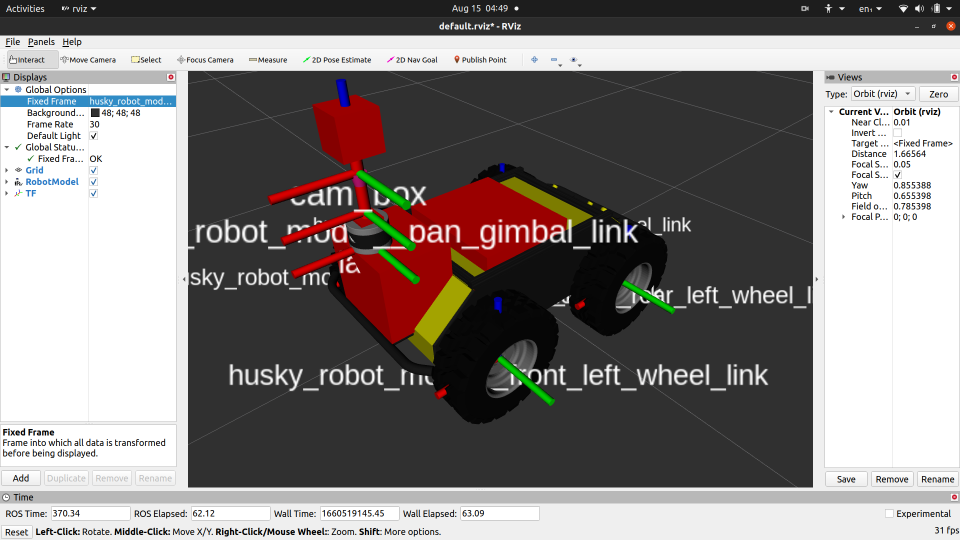
#> input picture 14_rotation_translation_scaling/test.png, 1920 x 1080 px (shown at 1/2 size)
$ python scaling.py
#> lines starting #> are read from the running program, lines starting #| are printed output that depends on the picture
#optical zoom moving the zoom lens
#digital zoom interpoling the pixels after acquiring it with the help of sensor

import cv2
import numpy as np

image = cv2.imread('test.png')
#> image is the input picture: shape (1080, 1920, 3); mean B, G, R 127.7, 129.1, 134.5

image_sized = cv2.resize(image,(300,300))
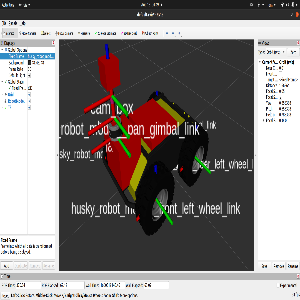
#> image_sized: shape (300, 300, 3); mean B, G, R 127.7, 129, 134.4

#interpolation types --- linear, cubic ,area , nearest neigbour ,sinosodial

#Resizing the image using linear interpolation
image_re_linear = cv2.resize(image,None,fx=6.5,fy=6.5,interpolation=cv2.INTER_LINEAR)


#resizing the image using cubic interpolation
image_re_cubic = cv2.resize(image,None,fx=6.5,fy=6.5,interpolation=cv2.INTER_CUBIC)


cv2.imshow('linear',image_re_linear)
cv2.imshow('cubic',image_re_cubic)
cv2.imshow('original',image)
cv2.imwrite("opencv_image_re_linear_image.jpg", image_re_linear)
cv2.imwrite("opencv_image_re_cubic_image.jpg", image_re_cubic)
print("Image saved as opencv_image_re_linear_image.jpg")
print("Image saved as opencv_image_re_cubic_image.jpg")

if(cv2.waitKey()==ord('q')):
#> (key q is pressed here)
	cv2.destroyAllWindows()
